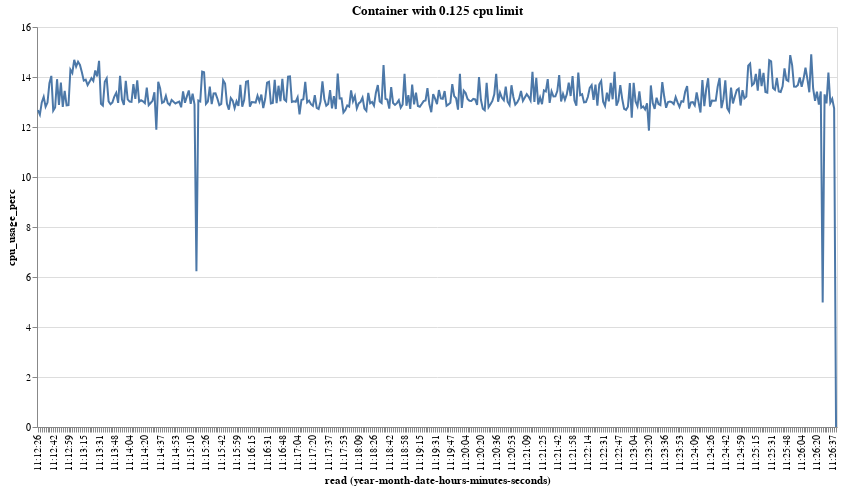

Here is the notebook cell this chart was saved with:
### Code cell
chart = generate_chart(run_with_num_cpu(0.125))
print_relevant_logs()
chart

### Figure 1 — Vega-Lite specification as saved in the notebook (floating-point values rounded to 4 significant figures; data arrays with more than 128 entries replaced by an {"elided": "..."} marker saying what was removed)
{"config": {"view": {"continuousWidth": 400, "continuousHeight": 300}}, "data": {"name": "data-bde1bdea9194660669417c61cdecc416"}, "mark": "line", "encoding": {"x": {"axis": {"format": "%H:%M:%S", "labelAngle": -90}, "field": "read", "timeUnit": "yearmonthdatehoursminutesseconds", "type": "ordinal"}, "y": {"field": "cpu_usage_perc", "type": "quantitative"}}, "height": 400, "title": "Container with 0.125 cpu limit", "width": 800, "$schema": "https://vega.github.io/schema/vega-lite/v4.17.0.json", "datasets": {"data-bde1bdea9194660669417c61cdecc416": {"elided": "419 records"}}}
